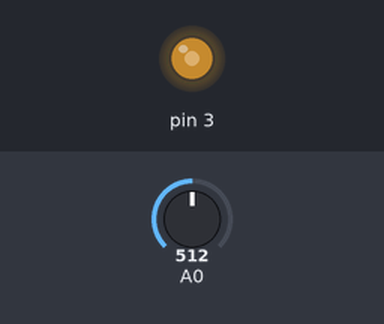
This sketch was run on a simulated Arduino Uno, built with avr-gcc and run on an emulated ATmega328P. Shown: output pins drawn as LEDs (lit = HIGH). The test bench sets the inputs (shaded band); at power-on: A0 = 512. What the sketch prints to the serial monitor is not drawn.

Above: at 1.2 s.
1.3 s: A0 set to 716
At 1.8 s:
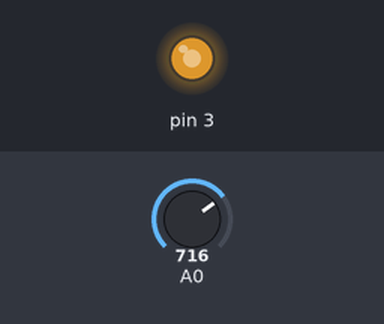
2.8 s: A0 set to 900
At 4.0 s:
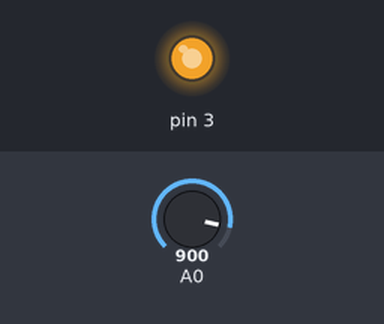
4.3 s: A0 set to 122
At 5.3 s:
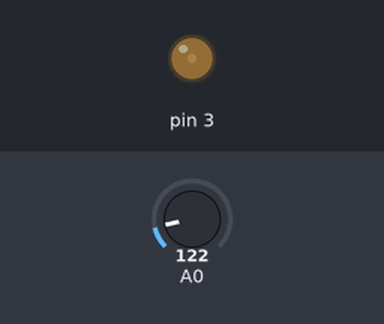
5.8 s: A0 set to 0
At 6.4 s:
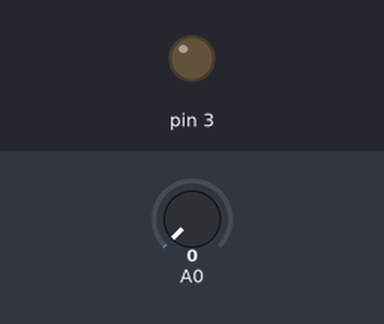
Timing chart, 0 to 8.3 s (numbered marks = the images above; inputs shaded):
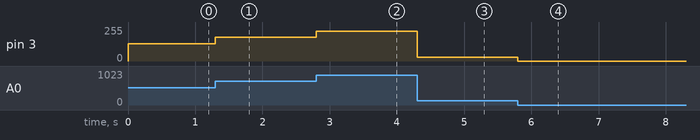

Measured:
- after the input at 1.3 s, pin 3: 128/255 → 179/255 at once
- after the input at 2.8 s, pin 3: 179/255 → 225/255 at once
- after the input at 4.3 s, pin 3: 225/255 → 30/255 at once
- after the input at 5.8 s, pin 3: 30/255 → 0/255 at once

The sketch:

arduino-test-bench.ino
```cpp
/*
 * arduino-test-bench.ino
 *
 * A test bench that outputs PWM based on a potentiometer input.
 *
 * @author thatging3rkid, FIRST Team 1699
 */

const boolean debug = false;

void pot_to_pwm(byte pot_pin, byte pwm_pin) {
  /*
   * Currently, the pot_to_pwm function just outputs a 0% to 100% duty cycle.
   *
   * So, not all motor controllers will work (if any).
   */

  analogWrite(pwm_pin, analogRead(pot_pin) / 4);
  if (debug) {
    Serial.print(pot_pin);
    Serial.print(": ");
    Serial.print(analogRead(pot_pin));
    Serial.print("; PWM ");
    Serial.print(pwm_pin);
    Serial.print(": ");
    // need to add more debug info after a bit
    Serial.println(analogRead(pot_pin) / 4);
  }
}

void setup() {
  Serial.begin(19200);
  Serial.println("Arduino Test Bench for FRC v0.1");
  Serial.println("By Connor Henley, @thatging3rkid");
  if (debug) {
    Serial.println(F("----------DEBUG MODE------------"));
  }

  // complete
}


void loop() {
  /*
   * Note: not any pin can be used for PWM output. Only select pins are attached to the ATMEGA's PWM timer.
   *
   * Pins 5 and 6 are paired on timer0, with base frequency of 62500Hz
   * Pins 9 and 10 are paired on timer1, with base frequency of 31250Hz
   * Pins 3 and 11 are paired on timer2, with base frequency of 31250Hz
   *
   * Pins 5 and 6 have prescaler values of 1, 8, 64, 256, and 1024
   * Pins 9 and 10 have prescaler values of 1, 8, 64, 256, and 1024
   * Pins 3 and 11 have prescaler values of 1, 8, 32, 64, 128, 256, and 1024
   *
   * See: http://arduino.stackexchange.com/questions/210/why-do-some-pins-have-a-different-pwm-frequency/212#212
   */

  pot_to_pwm(A0, 3);
  //pot_to_pwm(A1, 5);
  //pot_to_pwm(A2, 6);
  //pot_to_pwm(A3, 9);
  //pot_to_pwm(A4, 10);
  //pot_to_pwm(A5, 11);
}
```
